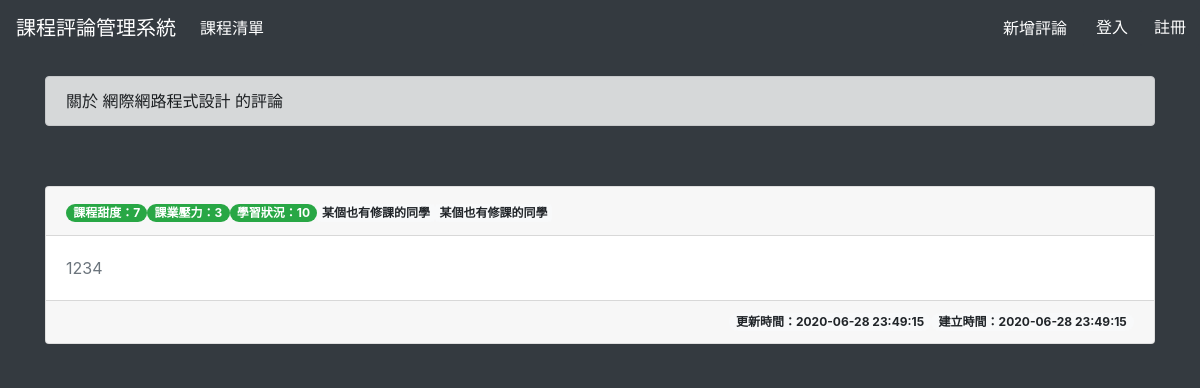
Page /comment_read.php?classId=5 on the committed database.
### tables this page shows
CREATE TABLE `class` (
  `id` int(10) UNSIGNED NOT NULL,
  `department` varchar(20) NOT NULL,
  `semester` enum('1071','1072','1081','1082','1091') NOT NULL,
  `classId` varchar(6) NOT NULL,
  `credit` int(2) UNSIGNED NOT NULL,
  `title` varchar(20) NOT NULL,
  `teacher` varchar(10) NOT NULL,
  `link` varchar(200) NOT NULL
);

CREATE TABLE `comment` (
  `id` int(10) UNSIGNED NOT NULL,
  `class` int(10) UNSIGNED NOT NULL,
  `student` int(10) UNSIGNED NOT NULL,
  `createTime` datetime NOT NULL DEFAULT current_timestamp(),
  `updateTime` datetime NOT NULL DEFAULT current_timestamp() ON UPDATE current_timestamp(),
  `content` text NOT NULL,
  `sweetScore` enum('0','1','2','3','4','5','6','7','8','9','10') NOT NULL,
  `hwScore` enum('0','1','2','3','4','5','6','7','8','9','10') NOT NULL,
  `learnScore` enum('0','1','2','3','4','5','6','7','8','9','10') NOT NULL
);

### comment_read.php (the view, shortened to what this page needs)
<?php
require_once("connectMysql.php");
if (isset($_GET["classId"])) {
    $classId = $_GET["classId"];
    $sql_select = "SELECT id, student, createTime, updateTime, content ,sweetScore, hwScore, learnScore FROM comment WHERE class={$classId} ORDER BY createTime ASC";
    $comments = $db_link->query($sql_select);
    $total_comments = $comments->num_rows;
    $sql_class_select = "SELECT title FROM class WHERE id=?";
    $class_stmt = $db_link->prepare($sql_class_select);
    $class_stmt->bind_param("i", $classId);
    if ($class_stmt->execute()) {
        $class_stmt->bind_result($classTitle);
    }
?>
    <!DOCTYPE html>
    <html lang="en">
    <head>
        <link rel="stylesheet" href="https://stackpath.bootstrapcdn.com/bootstrap/4.5.0/css/bootstrap.min.css">
        <link rel="stylesheet" href="css/comment.css">
        <link rel="stylesheet" href="css/nav.css">
    </head>
    <body>
        <header class="navbar navbar-expand navbar-dark flex-column flex-md-row bd-navbar">
            <nav class="navbar navbar-expand-lg navbar-dark bg-dark fixed-top">
                <a class="navbar-brand" href="index.php">課程評論管理系統</a>
                <div class="collapse navbar-collapse" id="navbarSupportedContent">
                    <ul class="navbar-nav mr-auto">
                        <li class="nav-item active">
                            <a class="nav-link" href="index.php">課程清單 <span class="sr-only">(current)</span></a>
                        </li>
                    </ul>
                    <div class="row nav-item justify-content-end">
                        <a class="nav-link nav-btn" href="comment_create.php?classId=<? echo $classId; ?>">新增評論</a>
                        <?php if ($_SESSION['id'] != NULL) { ?>
                            <a class="nav-link nav-btn" href="logout.php">登出</a>
                        <?php } else { ?>
                            <a class="btn btn-dark float-right" href="login.php">登入</a>
                            <a class="btn btn-dark float-right" href="signup.php">註冊</a>
                        <?php } ?>
                    </div>
                </div>
            </nav>
        </header>
        <div class="container info">
            <div class="alert alert-dark" role='alert'>關於
                <? echo $classTitle; ?> 的評論
            </div>
        </div>
        <div class="container comment-list text-white bg-dark">
            <?php if ($total_comments == 0) {
                echo "<div class='container info'>";
                echo "<div class='alert alert-warning' role='alert'>";
                echo "尚無評論，快來當第一個評論的同學吧！";
                echo "</div></div>";
            } else {
                while ($row = $comments->fetch_assoc()) {
            ?>
                    <div class="row">
                        <div class="col-sm">
                            <div class="card boder-light mb-3">
                                <div class="card-header d-flex">
                                    <div class="mr-auto">
                                        <?
                                        if (isset($row["sweetScore"])) {
                                            $sweetScore = $row["sweetScore"];
                                            if ($sweetScore <= 10 && $sweetScore > 6) {
                                                echo "<span class='badge badge-pill badge-success sweetScore'>課程甜度：$sweetScore</span>";
                                            } else if ($sweetScore <= 6 && $sweetScore > 3) {
                                                echo "<span class='badge badge-pill badge-warning sweetScore'>課程甜度：$sweetScore</span>";
                                            } else {
                                                echo "<span class='badge badge-pill badge-danger sweetScore'>課程甜度：$sweetScore</span>";
                                            }
                                        }
                                        if (isset($row["hwScore"])) {
                                            $hwScore = $row["hwScore"];
                                            if ($hwScore <= 10 && $hwScore > 6) {
                                                echo "<span class='badge badge-pill badge-danger hwScore'>課業壓力：$hwScore</span>";
                                            } else if ($hwScore <= 6 && $hwScore > 3) {
                                                echo "<span class='badge badge-pill badge-warning hwScore'>課業壓力：$hwScore</span>";
                                            } else {
                                                echo "<span class='badge badge-pill badge-success hwScore'>課業壓力：$hwScore</span>";
                                            }
                                        }
                                        if (isset($row["learnScore"])) {
                                            $learnScore = $row["learnScore"];
                                            if ($learnScore <= 10 && $learnScore > 6) {
                                                echo "<span class='badge badge-pill badge-success learnScore'>學習狀況：$learnScore</span>";
                                            } else if ($learnScore <= 6 && $learnScore > 3) {
                                                echo "<span class='badge badge-pill badge-warning learnScore'>學習狀況：$learnScore</span>";
                                            } else {
                                                echo "<span class='badge badge-pill badge-danger learnScore'>學習狀況：$learnScore</span>";
                                            }
                                        }
                                        $sql_user = "SELECT userName FROM account WHERE id=?";
                                        $user = $db_link->prepare($sql_user);
                                        $user->bind_param("i", $row["student"]);
                                        if ($user->execute()) {
                                            $user->bind_result($userName);
                                        }
                                        if (isset($userName)) {
                                            if ($userName == $_SESSION["userName"] || $_SESSION["userRole"] == "admin") {
                                                echo "<span class='badge badge-light'>" . $userName . "</span>";
                                            }else{
                                                echo "<span class='badge badge-light'>某個也有修課的同學</span>";
                                            }
                                        }
                                        if ($_SESSION['id'] == NULL) {
                                            echo "<span class='badge badge-light'>某個也有修課的同學</span>";
                                        }
                                        ?>
                                    </div>
                                </div>
                                <div class="card-body text-secondary">
                                    <p class="card-text">
                                        <? echo nl2br($row["content"]) ?>
                                    </p>
                                </div>
                                <div class="card-footer text-muted">
                                    <div class="d-flex flex-row-reverse">
                                        <span class="justify-content-end badge badge-pill badge-light">
                                            建立時間：<? echo $row["createTime"] ?></span>
                                        <span class="justify-content-end badge badge-pill badge-light">
                                            更新時間：<? echo $row["updateTime"] ?></span>
                                    </div>
                                </div>
                            </div>
                        </div>
                    </div>
            <?
                }
            }
            ?>
        </div>
    </body>
    </html>
<?
}
?>

### css/nav.css (style rules this page uses)
body { background-color: #343a40 !important; }
.nav-btn { color: white; text-decoration: none; }
.container { margin: 60px auto; }

### rows in the picture
class: title "網際網路程式設計"
comment: sweetScore "7", hwScore "3", learnScore "10", content "1234", createTime "2020-06-28 23:49:15", updateTime "2020-06-28 23:49:15"
